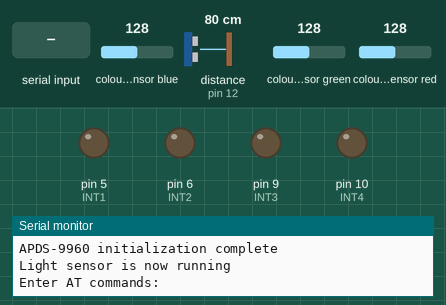
This sketch was run on a simulated Arduino Uno, built with avr-gcc and run on an emulated ATmega328P. On the bench: output pins drawn as LEDs (lit = HIGH), the last lines printed to the serial monitor. The inputs (shaded band) are chosen by the test bench; at power-on: colour sensor blue 128, distance to the obstacle (sensor on pin 12) 80 cm, colour sensor green 128, colour sensor red 128. The echo pulse lasts 58.3 µs per cm; pins used as bus, display or sensor lines are not drawn.

Above: at 1.8 s.
1.9 s: "L\n" received over the second serial link
At 2.2 s:
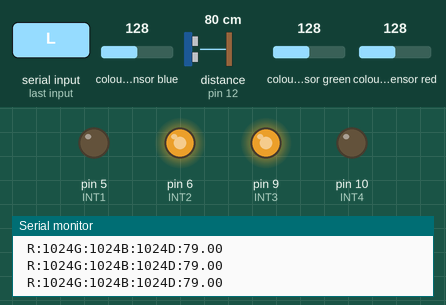
3.8 s: "R\n" received over the second serial link
At 4.09 s:
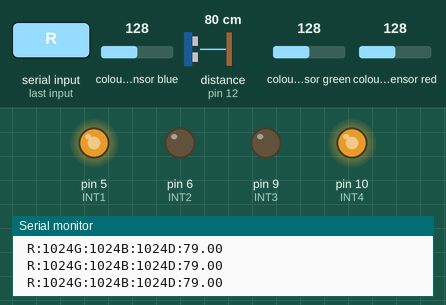
5.7 s: "F\n" received over the second serial link
At 6.4 s:
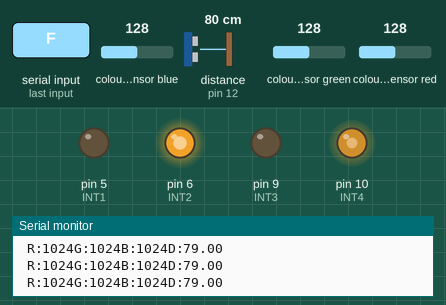
8.0 s: "B\n" received over the second serial link
At 8.4 s:
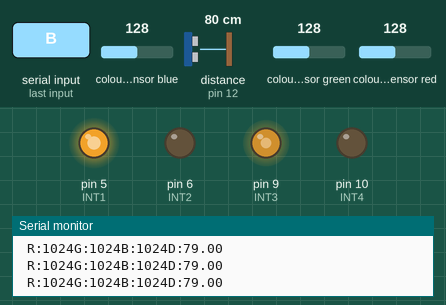
Timing chart, 0 to 11.0 s (numbered marks = the images above; inputs shaded):
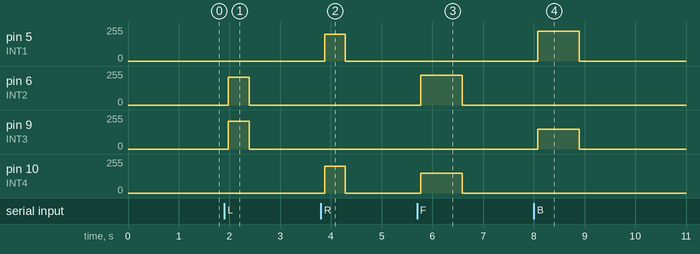

Measured:
- after the input at 1.9 s, pin 6 (INT2), pin 9 (INT3): 0/255 → 210/255 after 0.08 s, → 0/255 0.41 s later
- after the input at 3.8 s, pin 5 (INT1), pin 10 (INT4): 0/255 → 200/255 after 0.08 s, → 0/255 0.41 s later
- after the input at 5.7 s, pin 6 (INT2): 0/255 → 225/255 after 0.07 s, → 0/255 0.82 s later; pin 10 (INT4): 0/255 → 150/255 after 0.07 s, → 0/255 0.82 s later
- after the input at 8.0 s, pin 5 (INT1): 0/255 → 225/255 after 0.08 s, → 0/255 0.82 s later; pin 9 (INT3): 0/255 → 150/255 after 0.08 s, → 0/255 0.82 s later

The sketch:

Cerebro_robot_codigo.ino
```cpp
#include <Wire.h>
#include <SparkFun_APDS9960.h>
#include <SoftwareSerial.h>
SoftwareSerial BT1(2,3); // RX, TX

// Global Variables
SparkFun_APDS9960 apds = SparkFun_APDS9960();
uint16_t red_light = 0;
uint16_t green_light = 0;
uint16_t blue_light = 0;

// UltraSonido
int TRIG = 11;
int ECHO = 12;

// Motores
#define INT1 5
#define INT2 6
#define INT3 9
#define INT4 10

void setup() {

  // Initialize Serial port
  Serial.begin(9600);
  Serial.println();
  Serial.println(F("--------------------------------"));
  Serial.println(F("APDS-9960 - ColorSensor"));
  Serial.println(F("--------------------------------"));

  // Initialize APDS-9960 (configure I2C and initial values)
  if ( apds.init() ) {
    Serial.println(F("APDS-9960 initialization complete"));
  } else {
    Serial.println(F("Something went wrong during APDS-9960 init!"));
  }

  // Start running the APDS-9960 light sensor (no interrupts)
  if ( apds.enableLightSensor(false) ) {
    Serial.println(F("Light sensor is now running"));
  } else {
    Serial.println(F("Something went wrong during light sensor init!"));
  }

  // Bluethoot
  Serial.println("Enter AT commands:");
  BT1.begin(9600);

  // Ultrasonido
  pinMode(TRIG, OUTPUT);
  pinMode(ECHO, INPUT);
  digitalWrite(TRIG, LOW);

  // Motor
  pinMode(INT1,OUTPUT);
  pinMode(INT2,OUTPUT);
  pinMode(INT3,OUTPUT);
  pinMode(INT4,OUTPUT);
  motorA('S', 0);
  motorB('S', 0);

  // Wait for initialization and calibration to finish
  delay(500);
}

void loop() {
  if (BT1.available()) {
    String received = GetLine();
    Serial.println("Received command: " + received);

    enviarDatosSensores();

    received.trim(); // Elimina espacios al inicio y al final
    if (received.equals("L")) { // Gira Left
      BT1.print("Gira Izquierda: \n");
      Detener();
      girarIzquierda90();
      Detener();
    }
    else if(received.equals("R")){// Gira Right
      BT1.print("Gira Derecha: \n");
      Detener();
      girarDerecha90();
      Detener();
    }
    else if(received.equals("F")){ // Front
      BT1.print("Avanzar: \n");
      Detener();
      Avanzar();
      Detener();
    }
    else if(received.equals("B")){ // Back
      BT1.print("Retroceder: \n");
      Detener();
      Retroceder();
      Detener();
    }
    else {
      // Comando no reconocido
      Serial.println("Received command not recognized: " + received);
      BT1.print("Comando no reconocido \n");
    }
  }
}

void enviarDatosSensores() {
  String sensorData = readRGB() + readUltraSonido();
  BT1.println(sensorData);
  Serial.println(sensorData);
}

String readRGB(){
  String output = " R:";
  // Read the light levels (ambient, red, green, blue)
  if (  !apds.readRedLight(red_light) ||
        !apds.readGreenLight(green_light) ||
        !apds.readBlueLight(blue_light) ) {
    Serial.println("Error reading light values");
  } else {
    output += String(red_light);
    output += "G:";
    output += String(green_light);
    output += "B:";
    output += String(blue_light);
  }

  return output;
}

String readUltraSonido(){
  String dis = "D:";
  double distancia=Ultrasonido(TRIG, ECHO);
  dis += distancia;
  return dis;
}

void Detener(){
  // Detener los motores A y B
  motorA('S', 0);
  motorB('S', 0);
}

void Avanzar(){
  // Definir la velocidad para avanzar recto
  int velA = 225;
  int velB = 150;

  // Avanzar
  motorA('A', velA); // Motor A gira hacia adelante
  motorB('A', velB); // Motor B gira hacia adelante

  unsigned long tiempoAvance = 700; // Tiempo estimado para avanzar 1 cuadro

  unsigned long startTime = millis();

  // Enviar datos continuamente durante el movimiento
  while (millis() - startTime < tiempoAvance) {
    enviarDatosSensores();
    delay(100); // Esperar un tiempo antes de enviar los siguientes datos
  }
}

void Retroceder(){
  // Definir la velocidad para retroceder recto
  int velA = 225;
  int velB = 150;

  // Retroceder
  motorA('R', velA); // Motor A gira hacia atrás
  motorB('R', velB); // Motor B gira hacia atras

  unsigned long tiempoRetrocede = 700; // Tiempo estimado para retroceder 1 cuadro.

  unsigned long startTime = millis();

  // Enviar datos continuamente durante el movimiento
  while (millis() - startTime < tiempoRetrocede) {
    enviarDatosSensores();
    delay(100); // Esperar un tiempo antes de enviar los siguientes datos
  }
}

void girarDerecha90() {
  // Definir la velocidad y la dirección para girar hacia la derecha
  int velocidadGiro = 200;

  // Girar a la izquierda ajustando la velocidad de los motores
  motorA('R', velocidadGiro); // Motor A gira hacia atrás
  motorB('A', velocidadGiro); // Motor B gira hacia adelante

  unsigned long tiempoGiro = 300; // Tiempo estimado para girar 90 grados

  unsigned long startTime = millis();

  // Enviar datos continuamente durante el movimiento
  while (millis() - startTime < tiempoGiro) {
    enviarDatosSensores();
    delay(100); // Esperar un tiempo antes de enviar los siguientes datos
  }
}

void girarIzquierda90() {
  // Definir la velocidad y la dirección para girar hacia la izquierda
  int velocidadGiro = 210;

  // Girar a la derecha ajustando la velocidad de los motores
  motorA('A', velocidadGiro); // Motor A gira hacia adelante
  motorB('R', velocidadGiro); // Motor B gira hacia atrás

  unsigned long tiempoGiro = 300; // Tiempo estimado para girar 90 grados

  unsigned long startTime = millis();

  // Enviar datos continuamente durante el movimiento
  while (millis() - startTime < tiempoGiro) {
    enviarDatosSensores();
    delay(100); // Esperar un tiempo antes de enviar los siguientes datos
  }
}

String GetLine(){
  String S = "";
  if (BT1.available())
  {
    char c = BT1.read();
    while (c != '\n') // Hasta que el caracter sea intro
    {
      S += c;
      delay(25);
      if (BT1.available()) {
        c = BT1.read();
      }
    }
    Serial.println("Received from Bluetooth: " + S);
    return S;
  }
  return ""; // Retorna cadena vacía si no hay datos disponibles
}

long Ultrasonido(int trigger, int eco){
  long duration; //timepo que demora en llegar el eco
  long distance; //distancia en centimetros

  digitalWrite(trigger,LOW);
  delayMicroseconds(2);
  digitalWrite(trigger,HIGH);
  delayMicroseconds(10);
  digitalWrite(trigger,LOW);
  duration = pulseIn(eco, HIGH); //obtenemos el ancho del pulso
  distance = (duration*.0343)/2;
  return distance;
}

void motorA(char d, int velocity){
  if(d =='A'){
    analogWrite(INT1,LOW);
    analogWrite(INT2,velocity);
  }else if (d =='R'){
    analogWrite(INT1,velocity);
    analogWrite(INT2,LOW);
  }else{
    digitalWrite(INT1,LOW);
    digitalWrite(INT2,LOW);
  }
}

void motorB(char d,int velocity){
  if(d =='A'){
    analogWrite(INT3,LOW);
    analogWrite(INT4,velocity);
  }else if (d =='R'){
    analogWrite(INT3,velocity);
    analogWrite(INT4,LOW);
  }else{
    analogWrite(INT3,LOW);
    analogWrite(INT4,LOW);
  }
}
```
